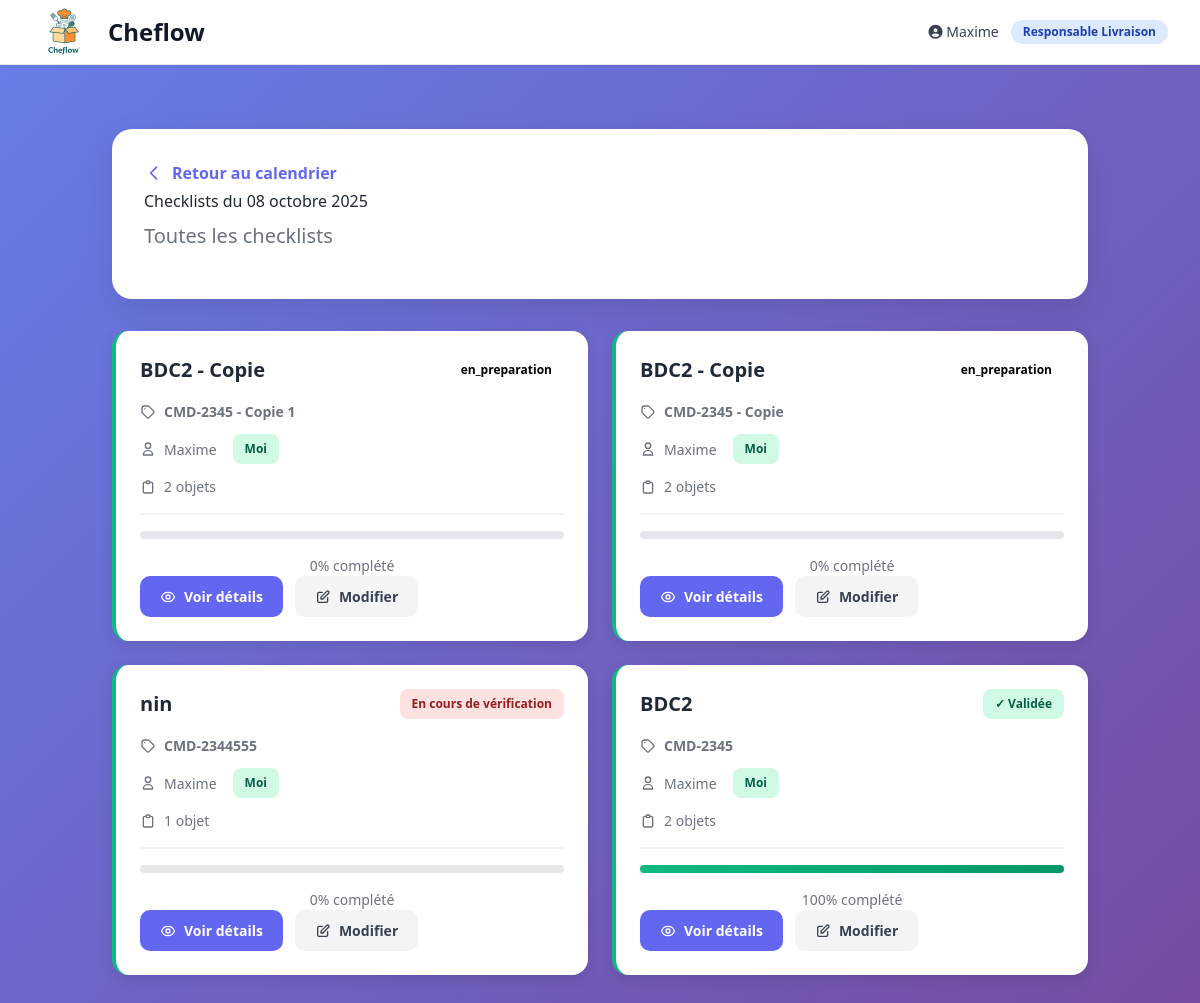
Screenshot of /ventes/checklists/date/2025-10-08/ (signed in) with the database file from the repository.
### users/models.py (models this page shows, shortened)
class CustomUser(AbstractUser):
    ROLE_CHOICES = [
        ('livreur', 'Livreur'),
        ('resp_livraison', 'Responsable Livraison'),
        ('vendeur', 'Vendeur/Vendeuse'),
        ('resp_ventes', 'Responsable Ventes'),
        ('cuisinier', 'Cuisinier'),
        ('resp_dept_cuisine', 'Responsable Département Cuisine'),
        ('chef_cuisine', 'Chef Cuisine'),
        ('chef_commande', 'Chef Commande'),
        ('maitre_hotel', 'Maître d\'Hôtel'),
        ('comptable', 'Comptable'),
        ('verificateur_checklist', 'Vérificateur Checklist'),
        ('admin', 'Administrateur'),
    ]
    role = models.CharField(max_length=30, choices=ROLE_CHOICES)
    telephone = models.CharField(max_length=20, blank=True)
    photo = models.ImageField(upload_to='users/', blank=True, null=True)
    departement_cuisine = models.CharField(max_length=50, blank=True)
    class Meta:
        verbose_name = 'Utilisateur'
        verbose_name_plural = 'Utilisateurs'

### ventes/models.py (models this page shows, shortened)
class Checklist(models.Model):
    STATUS_CHOICES = [
        ('brouillon', 'Brouillon'),
        ('en_attente', 'En attente de vérification'),
        ('en_cours', 'En cours de vérification'),
        ('validee', 'Validée'),
        ('incomplete', 'Incomplète'),
    ]
    id = models.UUIDField(primary_key=True, default=uuid.uuid4, editable=False)
    nom = models.CharField(max_length=200)
    numero_commande = models.CharField(max_length=20, unique=True, help_text="Pour lier à une livraison")
    livraison = models.ForeignKey('livraison.Livraison', on_delete=models.SET_NULL, null=True, blank=True, related_name='checklists')
    creee_par = models.ForeignKey(settings.AUTH_USER_MODEL, on_delete=models.SET_NULL, null=True, related_name='checklists_creees')
    verificateur = models.ForeignKey(settings.AUTH_USER_MODEL, on_delete=models.SET_NULL, null=True, blank=True, related_name='checklists_verifiees')
    date_evenement = models.DateField()
    date_creation = models.DateTimeField(default=timezone.now)
    date_modification = models.DateTimeField(auto_now=True)
    date_verification = models.DateTimeField(null=True, blank=True)
    status = models.CharField(max_length=20, choices=STATUS_CHOICES, default='en_cours')
    notes = models.TextField(blank=True)
    notes_verificateur = models.TextField(blank=True)
    class Meta:
        ordering = ['-date_evenement', '-date_creation']
        verbose_name = 'Checklist'
        verbose_name_plural = 'Checklists'
    def progression(self):
        total = self.items.count()
        if total == 0:
            return 0
        valides = self.items.filter(statut_verification='valide').count()
        return round((valides / total) * 100)

### ventes/views.py (the view)
# urls.py: path('checklists/date/<str:date>/', views.checklists_by_date, name='checklists_by_date'),
@login_required
def checklists_by_date(request, date):
    try:
        date_obj = datetime.strptime(date, '%Y-%m-%d').date()
    except ValueError:
        messages.error(request, "Date invalide")
        return redirect('ventes:dashboard_vendeuse')
    view_type = request.GET.get('view', 'all')
    checklists = Checklist.objects.filter(date_evenement=date_obj)
    if view_type == 'mine':
        checklists = checklists.filter(creee_par=request.user)
    checklists = checklists.select_related('creee_par').prefetch_related('items')
    context = {
        'date': date_obj,
        'checklists': checklists,
        'view_type': view_type,
    }
    return render(request, 'ventes/vendeuse/checklists_date.html', context)

### templates/ventes/vendeuse/checklists_date.html (shortened to what this page needs)
{% extends 'base/base.html' %}
{% load static %}
{% block content %}
<div class="container">
    <div class="header-card">
        <div class="header-top">
            <div>
                <a href="{% url 'ventes:dashboard_vendeuse' %}" class="back-btn">
                    <svg width="20" height="20" fill="none" stroke="currentColor" viewBox="0 0 24 24">
                        <path stroke-linecap="round" stroke-linejoin="round" stroke-width="2" d="M15 19l-7-7 7-7"/>
                    </svg>
                    Retour au calendrier
                </a>
                <h1>Checklists du {{ date|date:"d F Y" }}</h1>
                <p class="date-display">
                    {% if view_type == 'mine' %}
                        Mes checklists uniquement
                    {% else %}
                        Toutes les checklists
                    {% endif %}
                </p>
            </div>
        </div>
    </div>
    {% if checklists %}
    <div class="checklist-grid">
        {% for checklist in checklists %}
        <div class="checklist-card {% if checklist.creee_par == request.user %}mine{% endif %}">
            <div class="checklist-header">
                <div class="checklist-title">{{ checklist.nom }}</div>
                <span class="badge {{ checklist.status }}">
                    {% if checklist.status == 'validee' %}✓ Validée{% else %}{{ checklist.get_status_display }}{% endif %}
                </span>
            </div>
            <div class="checklist-info">
                <div class="info-row">
                    <svg width="16" height="16" fill="none" stroke="currentColor" viewBox="0 0 24 24">
                        <path stroke-linecap="round" stroke-linejoin="round" stroke-width="2" d="M7 7h.01M7 3h5c.512 0 1.024.195 1.414.586l7 7a2 2 0 010 2.828l-7 7a2 2 0 01-2.828 0l-7-7A1.994 1.994 0 013 12V7a4 4 0 014-4z"/>
                    </svg>
                    <strong>{{ checklist.numero_commande }}</strong>
                </div>
                <div class="info-row">
                    <svg width="16" height="16" fill="none" stroke="currentColor" viewBox="0 0 24 24">
                        <path stroke-linecap="round" stroke-linejoin="round" stroke-width="2" d="M16 7a4 4 0 11-8 0 4 4 0 018 0zM12 14a7 7 0 00-7 7h14a7 7 0 00-7-7z"/>
                    </svg>
                    {{ checklist.creee_par.get_full_name|default:checklist.creee_par.username }}
                    {% if checklist.creee_par == request.user %}
                        <span class="badge mine" style="margin-left: 0.5rem;">Moi</span>
                    {% endif %}
                </div>
                <div class="info-row">
                    <svg width="16" height="16" fill="none" stroke="currentColor" viewBox="0 0 24 24">
                        <path stroke-linecap="round" stroke-linejoin="round" stroke-width="2" d="M9 5H7a2 2 0 00-2 2v12a2 2 0 002 2h10a2 2 0 002-2V7a2 2 0 00-2-2h-2M9 5a2 2 0 002 2h2a2 2 0 002-2M9 5a2 2 0 012-2h2a2 2 0 012 2"/>
                    </svg>
                    {{ checklist.items.count }} objet{{ checklist.items.count|pluralize }}
                </div>
            </div>
            <div class="progress-bar-container">
                <div class="progress-bar" style="width: {{ checklist.progression }}%"></div>
            </div>
            <div style="text-align: center; color: #6b7280; font-size: 0.875rem; margin-top: 0.5rem;">
                {{ checklist.progression }}% complété
            </div>
            <div class="checklist-actions">
                <a href="{% url 'ventes:checklist_detail' checklist.pk %}" class="btn btn-primary">
                    Voir détails
                </a>
                {% if checklist.creee_par == request.user %}
                <a href="{% url 'ventes:checklist_edit' checklist.pk %}" class="btn btn-secondary">
                    <svg width="16" height="16" fill="none" stroke="currentColor" viewBox="0 0 24 24">
                        <path stroke-linecap="round" stroke-linejoin="round" stroke-width="2" d="M11 5H6a2 2 0 00-2 2v11a2 2 0 002 2h11a2 2 0 002-2v-5m-1.414-9.414a2 2 0 112.828 2.828L11.828 15H9v-2.828l8.586-8.586z"/>
                    </svg>
                    Modifier
                </a>
                {% endif %}
            </div>
        </div>
        {% endfor %}
    </div>
    {% endif %}
</div>
{% endblock %}

### templates/base/base.html (shortened to what this page needs)
{% load static %}
<!DOCTYPE html>
<html lang="fr">
<head>
    <script src="https://cdn.tailwindcss.com"></script>
   <link rel="stylesheet" href="https://cdnjs.cloudflare.com/ajax/libs/font-awesome/6.4.0/css/all.min.css">
    <link rel="stylesheet" href="https://cdnjs.cloudflare.com/ajax/libs/font-awesome/6.4.0/css/all.min.css">
</head>
<body class="bg-gray-50">
    <nav class="bg-white shadow-sm border-b border-gray-200" x-data="{ mobileMenuOpen: false }">
        <div class="max-w-7xl mx-auto px-4 sm:px-6 lg:px-8">
            <div class="flex justify-between h-16">
                <div class="flex items-center">
                    <h1 class="text-xl sm:text-2xl font-bold text-gray-900 flex items-center gap-2 sm:gap-3">
                        <img src="{% static 'images/logo.jpeg' %}"
                             alt="Cheflow Logo"
                             class="h-12 sm:h-16 w-auto">
                        <span class="hidden sm:inline">Cheflow</span>
                    </h1>
                </div>
                <div class="hidden md:flex items-center space-x-4">
                    {% if user.is_authenticated %}
                        <div class="flex items-center space-x-3">
                            <span class="text-sm text-gray-700">
                                <i class="fas fa-user-circle"></i>
                                {{ user.get_full_name|default:user.username }}
                            </span>
                            <span class="px-3 py-1 text-xs font-semibold rounded-full bg-blue-100 text-blue-800">
                                {{ user.get_role_display }}
                            </span>
                        </div>
                    {% endif %}
                </div>
            </div>
        </div>
    </nav>
    <main class="max-w-7xl mx-auto px-4 sm:px-6 lg:px-8 py-8">
        {% block content %}{% endblock %}
    </main>
</body>
</html>

### templates/ventes/vendeuse/checklists_date.html (style rules this page uses)
body { background: linear-gradient(135deg, #667eea 0%, #764ba2 100%); min-height: 100vh; }
.container { max-width: 1200px; margin: 2rem auto; padding: 0 1.5rem; }
.header-card { background: white; border-radius: 20px; padding: 2rem; margin-bottom: 2rem; box-shadow: 0 10px 30px rgba(0,0,0,0.1); }
.header-top { display: flex; justify-content: space-between; align-items: center; margin-bottom: 1rem; flex-wrap: wrap; gap: 1rem; }
.back-btn { display: inline-flex; align-items: center; gap: 0.5rem; color: #6366f1; text-decoration: none; font-weight: 600; transition: all 0.3s ease; }
h1 { font-size: 2rem; color: #1f2937; margin: 0; }
.date-display { font-size: 1.25rem; color: #6b7280; margin-top: 0.5rem; }
.checklist-grid { display: grid; grid-template-columns: repeat(auto-fill, minmax(350px, 1fr)); gap: 1.5rem; }
.checklist-card { background: white; border-radius: 16px; padding: 1.5rem; box-shadow: 0 4px 15px rgba(0,0,0,0.1); transition: all 0.3s ease; border-left: 4px solid #6366f1; }
.checklist-card.mine { border-left-color: #10b981; }
.checklist-header { display: flex; justify-content: space-between; align-items: start; margin-bottom: 1rem; }
.checklist-title { font-size: 1.25rem; font-weight: 700; color: #1f2937; }
.badge { padding: 0.375rem 0.75rem; border-radius: 8px; font-size: 0.75rem; font-weight: 600; }
.badge.validee { background: #d1fae5; color: #065f46; }
.badge.brouillon, .badge.en_cours { background: #fee2e2; color: #991b1b; }
.badge.mine { background: #d1fae5; color: #065f46; }
.checklist-info { display: flex; flex-direction: column; gap: 0.75rem; margin-bottom: 1rem; padding-bottom: 1rem; border-bottom: 2px solid #f3f4f6; }
.info-row { display: flex; align-items: center; gap: 0.5rem; color: #6b7280; font-size: 0.875rem; }
.progress-bar-container { width: 100%; height: 8px; background: #e5e7eb; border-radius: 10px; overflow: hidden; margin: 1rem 0; }
.progress-bar { height: 100%; background: linear-gradient(90deg, #10b981, #059669); transition: width 0.3s ease; }
.checklist-actions { display: flex; gap: 0.75rem; flex-wrap: wrap; }
.btn { padding: 0.625rem 1.25rem; border-radius: 10px; font-weight: 600; cursor: pointer; transition: all 0.3s ease; border: none; text-decoration: none; display: inline-flex; align-items: center; gap: 0.5rem; font-size: 0.875rem; }
.btn-primary { background: #6366f1; color: white; }
.btn-secondary { background: #f3f4f6; color: #374151; }

### rows the page displays
CustomUser: get_full_name "Maxime", role "Responsable Livraison"
Checklist: nom "BDC2 - Copie", status "en_preparation", numero_commande "CMD-2345 - Copie 1", creee_par.get_full_name "Maxime", shows "Moi", items.count "2", progression "0", shows "Modifier"
Checklist: nom "BDC2 - Copie", status "en_preparation", numero_commande "CMD-2345 - Copie", creee_par.get_full_name "Maxime", shows "Moi", items.count "2", progression "0", shows "Modifier"
Checklist: nom "nin", status "En cours de vérification", numero_commande "CMD-2344555", creee_par.get_full_name "Maxime", shows "Moi", items.count "1", progression "0", shows "Modifier"
Checklist: nom "BDC2", status "✓ Validée", numero_commande "CMD-2345", creee_par.get_full_name "Maxime", shows "Moi", items.count "2", progression "100", shows "Modifier"

### other values shown
{{ date|date:"d F Y" }} "08 octobre 2025"
